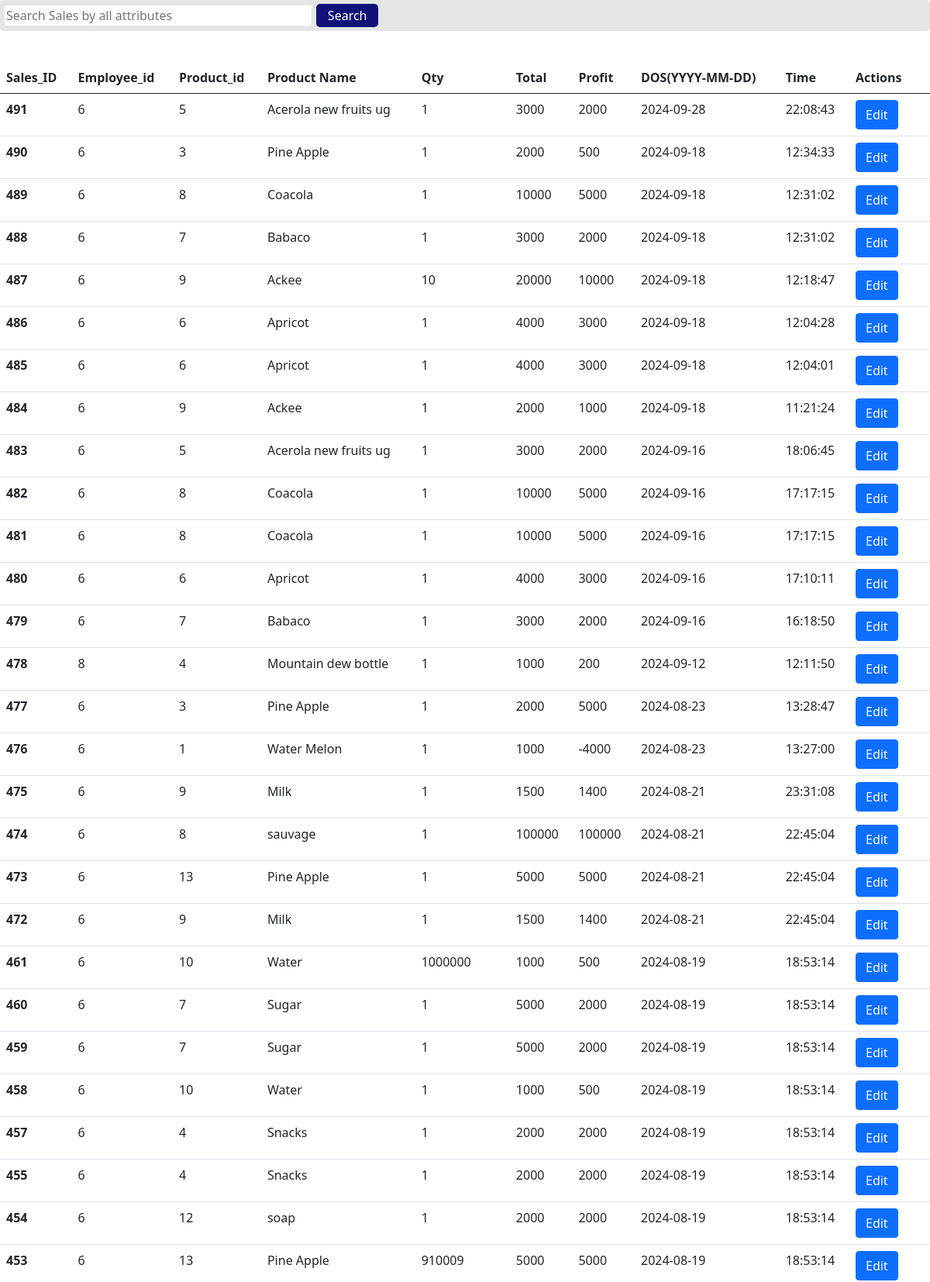
Screenshot of /pannels/Admin/sales/all_sales/all_sales.php (upper part) with the database file from the repository.
### tables this page shows
CREATE TABLE `sales` (
  `sales_id` int(255) NOT NULL,
  `employee_id` int(255) DEFAULT NULL,
  `product_id` int(255) DEFAULT NULL,
  `product_Name` varchar(300) DEFAULT NULL,
  `qty` int(255) DEFAULT NULL,
  `total` int(255) DEFAULT NULL,
  `profit` int(255) NOT NULL,
  `date_of_sale` date NOT NULL,
  `sale_time` time NOT NULL
);

### pannels/Admin/sales/all_sales/all_sales.php (the view, shortened to what this page needs)
<!DOCTYPE html>
<html lang="en">
<head>
    <link href="https://cdn.jsdelivr.net/npm/bootstrap@5.0.2/dist/css/bootstrap.min.css" rel="stylesheet">
    <link rel="stylesheet" href="all_sales.css">
    <link rel="stylesheet" href="bootstrap.css">
</head>
<body>
    <div class="searchSaless">
        <div class="search">
            <input type="text" placeholder="Search Sales by all attributes" id="searchPdt">
            <button>Search</button>
        </div>
    </div>
   <form action="update_sales_form.php" method="post">
            <table class="table table-striped">
            <table class="table">
        <thead>
            <tr>
            <th scope="col">Sales_ID</th>
            <th scope="col">Employee_id</th>
            <th scope="col">Product_id</th>
            <th scope="col">Product Name</th>
            <th scope="col">Qty</th>
            <th scope="col">Total</th>
            <th scope="col">Profit</th>
            <th scope="col">DOS(YYYY-MM-DD)</th>
            <th scope="col">Time</th>
            <th scope="col" class="actionTitle">Actions</th>
            <th scope="col" ></th>
            </tr>
        </thead>
        <tbody id="tbBody">
            <?php
            try {
                include("../../../../assets/database_connect/database.php");
                $sql = "SELECT * FROM sales order by sales_id desc";
                $results = mysqli_query($conn, $sql);
                if ($results) {
                    if (mysqli_num_rows($results) > 0) {
                        while ($row = mysqli_fetch_assoc($results)) {
                            echo "
                                    <tr class='tbRow'>
                                    <th scope='row' class='tbData'>{$row['sales_id']}</th>
                                    <td class='tbData'>{$row['employee_id']}</td>
                                    <td class='tbData'>{$row['product_id']}</td>
                                    <td class='tbData'>{$row['product_Name']}</td>
                                    <td class='tbData'>{$row['qty']}</td>
                                    <td class='tbData'>{$row['total']}</td>
                                    <td class='tbData'>{$row['profit']}</td>
                                    <td class='tbData'>{$row['date_of_sale']}</td>
                                    <td class='tbData'>{$row['sale_time']}</td>
                                               <td class='actions'><button class='btn btn-primary'  name='submitForm'>Edit</button></td>
                                    <td class='actions deleteBtn'></td>
                                    </tr>";
                        }
                    }
                }
            } catch (Exception $e) {
                echo "An error occurred: " . $e->getMessage();
            }
        ?>
        </tbody>
        </table>
            </table>
 </form>
</body>
</html>

### pannels/Admin/sales/all_sales/all_sales.css (style rules this page uses)
* { padding: 0px; margin: 0px; box-sizing: border-box; }
:root { --primaryColor:#ffff; --secondaryColor:#024e31; --lightPrimary:#00a529b9; --tertiaryColor:#060216; --dimWhite:#e7e5e5; }
body { position: relative; background: var(--primaryColor); width: 100%; height: 500px; border-radius: 30px; font-family: 'Segoe UI', Tahoma, Geneva, Verdana, sans-serif; }
.searchSaless { background: #e3e6e4; height: 40px; display: flex; align-items: center; border-radius:5px ; }
.searchSaless> .search { margin-left: 4px; }
.searchSaless> .search>input { border: 2px solid var(--dimWhite); height: 30px; border-radius: 5px; outline: none; padding: 2px; width: 400px; }
.searchSaless> .search>button { cursor: pointer; background-color:#10127a; height: 30px; border-radius: 5px; border: none; color: var(--primaryColor); width: 80px; }
.actions { color: #ff0000; cursor: pointer; }

### rows the page displays
sales: sales_id "491", employee "6", product "5", product_Name "Acerola new fruits ug", qty "1", total "3000", profit "2000", date_of_sale "2024-09-28", sale_time "22:08:43"
sales: sales_id "490", employee "6", product "3", product_Name "Pine Apple", qty "1", total "2000", profit "500", date_of_sale "2024-09-18", sale_time "12:34:33"
sales: sales_id "489", employee "6", product "8", product_Name "Coacola", qty "1", total "10000", profit "5000", date_of_sale "2024-09-18", sale_time "12:31:02"
sales: sales_id "488", employee "6", product "7", product_Name "Babaco", qty "1", total "3000", profit "2000", date_of_sale "2024-09-18", sale_time "12:31:02"
sales: sales_id "487", employee "6", product "9", product_Name "Ackee", qty "10", total "20000", profit "10000", date_of_sale "2024-09-18", sale_time "12:18:47"
sales: sales_id "486", employee "6", product "6", product_Name "Apricot", qty "1", total "4000", profit "3000", date_of_sale "2024-09-18", sale_time "12:04:28"
sales: sales_id "485", employee "6", product "6", product_Name "Apricot", qty "1", total "4000", profit "3000", date_of_sale "2024-09-18", sale_time "12:04:01"
sales: sales_id "484", employee "6", product "9", product_Name "Ackee", qty "1", total "2000", profit "1000", date_of_sale "2024-09-18", sale_time "11:21:24"
sales: sales_id "483", employee "6", product "5", product_Name "Acerola new fruits ug", qty "1", total "3000", profit "2000", date_of_sale "2024-09-16", sale_time "18:06:45"
sales: sales_id "482", employee "6", product "8", product_Name "Coacola", qty "1", total "10000", profit "5000", date_of_sale "2024-09-16", sale_time "17:17:15"
sales: sales_id "481", employee "6", product "8", product_Name "Coacola", qty "1", total "10000", profit "5000", date_of_sale "2024-09-16", sale_time "17:17:15"
sales: sales_id "480", employee "6", product "6", product_Name "Apricot", qty "1", total "4000", profit "3000", date_of_sale "2024-09-16", sale_time "17:10:11"
sales: sales_id "479", employee "6", product "7", product_Name "Babaco", qty "1", total "3000", profit "2000", date_of_sale "2024-09-16", sale_time "16:18:50"
sales: sales_id "478", employee "8", product "4", product_Name "Mountain dew bottle", qty "1", total "1000", profit "200", date_of_sale "2024-09-12", sale_time "12:11:50"
sales: sales_id "477", employee "6", product "3", product_Name "Pine Apple", qty "1", total "2000", profit "5000", date_of_sale "2024-08-23", sale_time "13:28:47"
sales: sales_id "476", employee "6", product "1", product_Name "Water Melon", qty "1", total "1000", profit "-4000", date_of_sale "2024-08-23", sale_time "13:27:00"
sales: sales_id "475", employee "6", product "9", product_Name "Milk", qty "1", total "1500", profit "1400", date_of_sale "2024-08-21", sale_time "23:31:08"
sales: sales_id "474", employee "6", product "8", product_Name "sauvage", qty "1", total "100000", profit "100000", date_of_sale "2024-08-21", sale_time "22:45:04"
sales: sales_id "473", employee "6", product "13", product_Name "Pine Apple", qty "1", total "5000", profit "5000", date_of_sale "2024-08-21", sale_time "22:45:04"
sales: sales_id "472", employee "6", product "9", product_Name "Milk", qty "1", total "1500", profit "1400", date_of_sale "2024-08-21", sale_time "22:45:04"
sales: sales_id "461", employee "6", product "10", product_Name "Water", qty "1000000", total "1000", profit "500", date_of_sale "2024-08-19", sale_time "18:53:14"
sales: sales_id "460", employee "6", product "7", product_Name "Sugar", qty "1", total "5000", profit "2000", date_of_sale "2024-08-19", sale_time "18:53:14"
sales: sales_id "459", employee "6", product "7", product_Name "Sugar", qty "1", total "5000", profit "2000", date_of_sale "2024-08-19", sale_time "18:53:14"
sales: sales_id "458", employee "6", product "10", product_Name "Water", qty "1", total "1000", profit "500", date_of_sale "2024-08-19", sale_time "18:53:14"
sales: sales_id "457", employee "6", product "4", product_Name "Snacks", qty "1", total "2000", profit "2000", date_of_sale "2024-08-19", sale_time "18:53:14"
sales: sales_id "455", employee "6", product "4", product_Name "Snacks", qty "1", total "2000", profit "2000", date_of_sale "2024-08-19", sale_time "18:53:14"
sales: sales_id "454", employee "6", product "12", product_Name "soap", qty "1", total "2000", profit "2000", date_of_sale "2024-08-19", sale_time "18:53:14"
sales: sales_id "453", employee "6", product "13", product_Name "Pine Apple", qty "910009", total "5000", profit "5000", date_of_sale "2024-08-19", sale_time "18:53:14"
